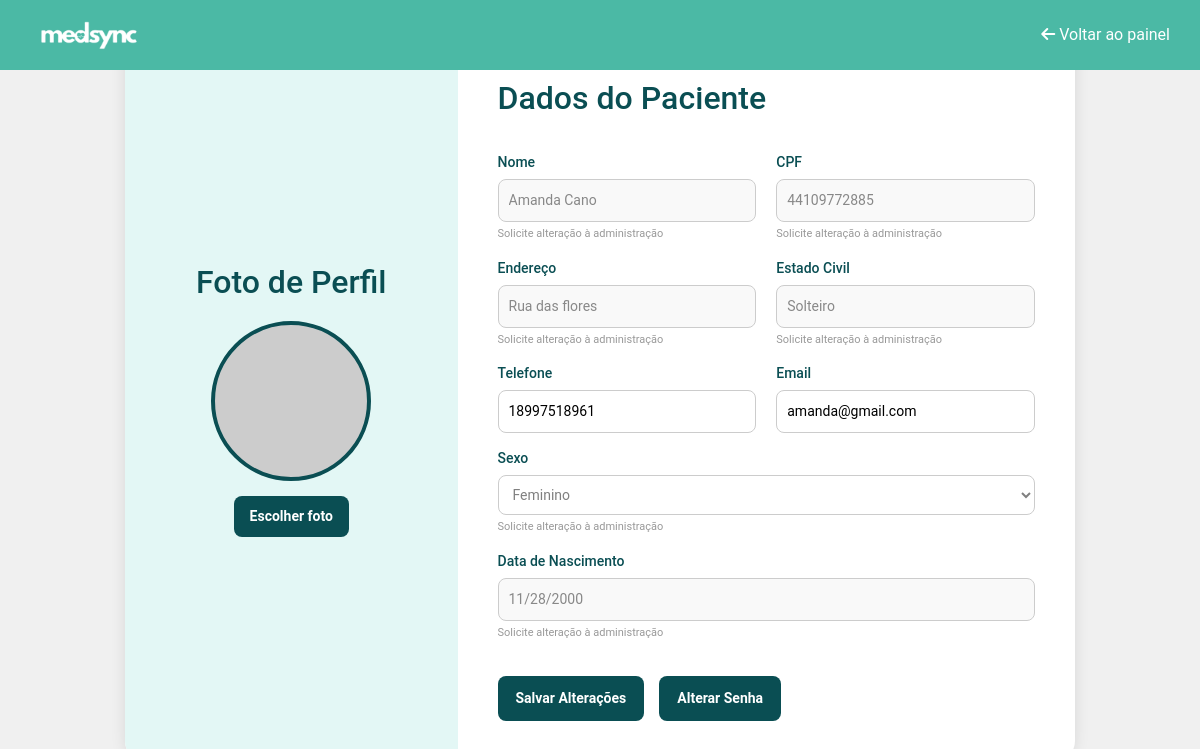
The app's page /paciente/perfil-paciente.php (signed in) with its own data.
### tables this page shows
CREATE TABLE `paciente_maior` (
  `pmaior_id` int(11) NOT NULL,
  `pmaior_foto` varchar(255) DEFAULT NULL,
  `pmaior_cpf` char(11) NOT NULL,
  `pmaior_nome` varchar(100) NOT NULL,
  `pmaior_endereco` varchar(220) NOT NULL,
  `pmaior_telefone` varchar(20) NOT NULL,
  `pmaior_email` varchar(100) NOT NULL,
  `pmaior_sexo` enum('Masculino','Feminino','Outro') NOT NULL,
  `pmaior_estadocivil` varchar(30) NOT NULL,
  `pmaior_datanasc` date NOT NULL,
  `pmaior_senha` varchar(255) NOT NULL,
  `token_recuperacao` varchar(255) DEFAULT NULL
);

### paciente/perfil-paciente.php (the view, shortened to what this page needs)
<?php
$pmaior_id = (int)$_SESSION['pmaior_id'];
$mysqli = new mysqli('localhost', 'root', '', 'medsync');
$stmt = $mysqli->prepare("SELECT pmaior_nome, pmaior_telefone, pmaior_endereco, pmaior_sexo, pmaior_datanasc, pmaior_email, pmaior_cpf, pmaior_estadocivil, pmaior_foto FROM paciente_maior WHERE pmaior_id = ?");
$stmt->bind_param("i", $pmaior_id);
$stmt->execute();
$stmt->bind_result($nome, $telefone, $endereco, $sexo, $data_nascimento, $email, $cpf, $estado_civil, $foto_banco);
?>
<!DOCTYPE html>
<html lang="pt-BR">
<head>
    <link rel="stylesheet" href="https://cdnjs.cloudflare.com/ajax/libs/font-awesome/6.7.2/css/all.min.css">
    <link href="https://cdn.jsdelivr.net/npm/bootstrap@5.3.3/dist/css/bootstrap.min.css" rel="stylesheet">
    <link rel="stylesheet" href="https://cdn.jsdelivr.net/npm/bootstrap-icons@1.11.3/font/bootstrap-icons.css">
    <link rel="stylesheet" href="../css/index.css">
</head>
<body>
<nav class="navbar">
  <img src="../images/logo/logo_branca.png" alt="Logo" />
  <a href="painelpaciente.php"><i class="fa-solid fa-arrow-left"></i> Voltar ao painel</a>
</nav>
<div class="perfil-container">
  <div class="foto-lado">
    <form method="post" action="" id="formPerfil" enctype="multipart/form-data" class="form-foto">
      <h2>Foto de Perfil</h2>
      <div
          class="foto-perfil"
          id="imagemPerfil"
          style="background-image: url('uploads/pacientes/<?= htmlspecialchars($foto ?: 'default.jpg') ?>?t=<?= time() ?>');"
          onclick="document.getElementById('fotoInput').click()"
          title="Clique para alterar a foto"
      ></div>
      <div class="input-file-wrapper">
        <button type="button" class="btn-upload" onclick="document.getElementById('fotoInput').click()">Escolher foto</button>
      </div>
  </div>
  <div class="form-lado">
    <h2>Dados do Paciente</h2>
      <div class="form-group">
        <div class="form-col">
          <label>Nome</label>
          <input type="text" name="nome" value="<?= htmlspecialchars($nome) ?>" disabled />
          <span class="observacao">Solicite alteração à administração</span>
        </div>
        <div class="form-col">
          <label>CPF</label>
          <input type="text" name="cpf" value="<?= htmlspecialchars($cpf) ?>" disabled />
          <span class="observacao">Solicite alteração à administração</span>
        </div>
      </div>
      <div class="form-group">
        <div class="form-col">
          <label>Endereço</label>
          <input type="text" value="<?= htmlspecialchars($endereco) ?>" disabled />
          <span class="observacao">Solicite alteração à administração</span>
        </div>
        <div class="form-col">
          <label>Estado Civil</label>
          <input type="text" value="<?= htmlspecialchars($estado_civil) ?>" disabled />
          <span class="observacao">Solicite alteração à administração</span>
        </div>
      </div>
      <div class="form-group">
        <div class="form-col">
          <label>Telefone</label>
          <input type="text" name="telefone" value="<?= htmlspecialchars($telefone) ?>" required />
        </div>
        <div class="form-col">
          <label>Email</label>
          <input type="email" value="<?= htmlspecialchars($email) ?>" required />
        </div>
      </div>
      <div class="form-group">
        <div class="form-col">
          <label>Sexo</label>
          <select name="sexo"  disabled >
            <option value="Feminino" <?= $sexo === 'Feminino' ? 'selected' : '' ?>>Feminino</option>
          </select>
          <span class="observacao">Solicite alteração à administração</span>
        </div>
      </div>
      <div class="form-group">
        <div class="form-col">
          <label>Data de Nascimento</label>
          <input type="date" name="data_nascimento" value="<?= htmlspecialchars($data_nascimento) ?>" disabled />
          <span class="observacao">Solicite alteração à administração</span>
        </div>
      </div>
      <div class="botoes">
        <button type="submit" class="btn-editar">Salvar Alterações</button>
        <button type="button" class="btn-senha" onclick="abrirModal()">Alterar Senha</button>
  </div>
</div>
</body>
</html>

### css/index.css (style rules this page uses)
html { scroll-behavior: smooth; }
* { font-family: 'Roboto', sans-serif; margin: 0; padding: 0; box-sizing: border-box; }
html, body { margin: 0 !important; padding: 0 !important; }
body { display: flex; flex-direction: column; align-items: center; justify-content: flex-start; min-height: 100vh; padding-top: 70px; }
.navbar { display: flex; justify-content: space-between; align-items: center; background-color: #4bb9a5; padding: 20px; position: fixed; top: 0; left: 0; height: 70px; width: 100%; z-index: 1000; }

### paciente/perfil-paciente.php (style rules this page uses)
:root { --verde: #0a4e53; --verde-claro: #e3f7f5; --cinza: #f0f0f0; --cinza-escuro: #6c757d; }
* { box-sizing: border-box; }
body { margin: 0; font-family: 'Segoe UI', Tahoma, Geneva, Verdana, sans-serif; background-color: var(--cinza); display: flex; justify-content: center; align-items: center; min-height: 100vh; }
.navbar { background-color: #4bb9a5; padding: 15px 30px; display: flex; justify-content: space-between; align-items: center; position: fixed; top: 0; width: 100%; z-index: 1030; }
.navbar img { height: 40px; }
.navbar a { color: white; text-decoration: none; }
.form-foto { display: flex; flex-direction: column; align-items: center; width: 100%; }
.perfil-container { background: white; width: 90%; max-width: 950px; min-height: 500px; border-radius: 20px; display: flex; box-shadow: 0 0 15px rgba(0,0,0,0.1); overflow: hidden; }
.foto-lado { width: 35%; background-color: var(--verde-claro); display: flex; flex-direction: column; align-items: center; justify-content: center; padding: 2rem; }
.foto-lado h2 { color: var(--verde); margin-bottom: 20px; text-align: center; }
.foto-perfil { width: 160px; height: 160px; border-radius: 50%; background-color: #ccc; background-size: cover; background-position: center; border: 4px solid var(--verde); cursor: pointer; }
.input-file-wrapper { position: relative; overflow: hidden; display: inline-block; margin-top: 15px; }
.btn-upload { border: none; color: white; background-color: var(--verde); padding: 10px 16px; border-radius: 8px; font-size: 14px; cursor: pointer; font-weight: bold; transition: 0.3s; }
.form-lado { width: 65%; padding: 2.5rem; display: flex; flex-direction: column; justify-content: center; gap: 15px; }
.form-lado h2 { color: var(--verde); margin-bottom: 20px; }
.form-group { display: flex; flex-wrap: wrap; gap: 20px; }
.form-col { flex: 1; min-width: 240px; display: flex; flex-direction: column; }
.form-col label { margin-bottom: 6px; font-weight: 500; color: var(--verde); font-size: 14px; }
.form-col input, .form-col select { padding: 10px; border: 1px solid #ccc; border-radius: 8px; font-size: 14px; background-color: #fff; }
.form-col input[disabled] { background-color: #f9f9f9; color: #888; }
.observacao { font-size: 11px; color: #999; margin-top: 4px; }
.botoes { display: flex; gap: 15px; margin-top: 20px; }
.btn-editar, .btn-senha { background-color: var(--verde); color: white; padding: 12px 18px; font-weight: bold; border: none; border-radius: 8px; cursor: pointer; transition: 0.3s; font-size: 14px; }

### records on screen
paciente_maior: nome "Amanda Cano", cpf "44109772885", pmaior_endereco "Rua das flores", pmaior_estadocivil "Solteiro", telefone "18997518961", pmaior_email "amanda@gmail.com", sexo "Feminino", data_nascimento "11/28/2000"
